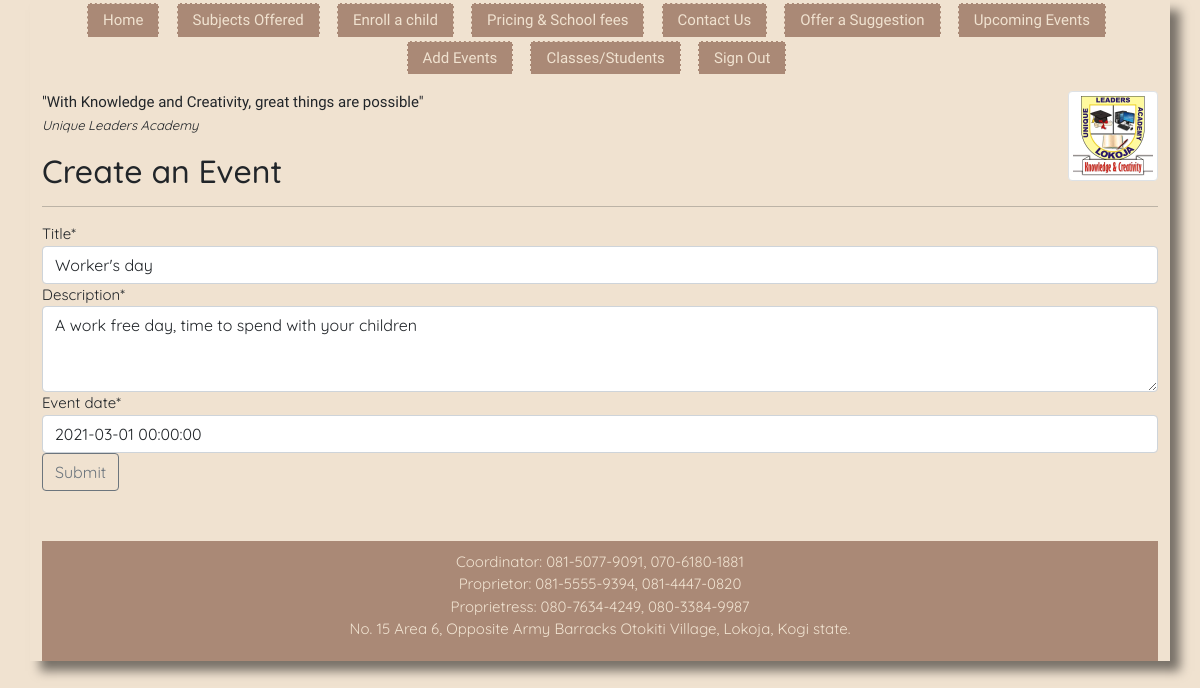
/event/7/edit/ (signed in), run on the app's committed database.
### school/models.py (models this page shows, shortened)
class Events(models.Model):
	title = models.CharField(max_length=255)
	description = models.TextField()
	event_date = models.DateTimeField(default=timezone.now)
	class Meta:
		verbose_name_plural = 'Events'

### school/views.py (the view)
# urls.py: path('event/<int:pk>/edit/', EventUpdateView.as_view(template_name=
class EventUpdateView(LoginRequiredMixin, UpdateView):
	login_url = '/login/'
	redirect_field_name = 'school/event_detail.html'
	form_class = EventForm
	model = Events

### school/forms.py
class EventForm(forms.ModelForm):
	class Meta():
		model = Events
		fields = ('title', 'description', 'event_date')
		widgets= {
		'description': Textarea(attrs={'cols':30, 'rows': 3}),
		}

### school/templates/school/event_form.html (shortened to what this page needs)
{% extends "school/base.html" %}
{% load crispy_forms_tags %}
{% block content %}
<h2> Create an Event </h2>
<hr>
<form method="POST">
	{{ form|crispy }}
	<button type="submit" class="btn btn-outline-secondary">Submit</button>
</form>
{% endblock content%}

### school/static/school/styles.css (style rules this page uses)
.main { font-family: 'Quicksand', sans-serif; margin-top: 20px; text-align: left; margin: 0 auto; box-shadow: 10px 10px 10px rgba(0,0,0,.5); background-color: #f0e2d0; font-size: 15px; }

### data on the page
Events: title "Worker's day", description "A work free day, time to spend with your children", event_date "2021-03-01 00:00:00"
